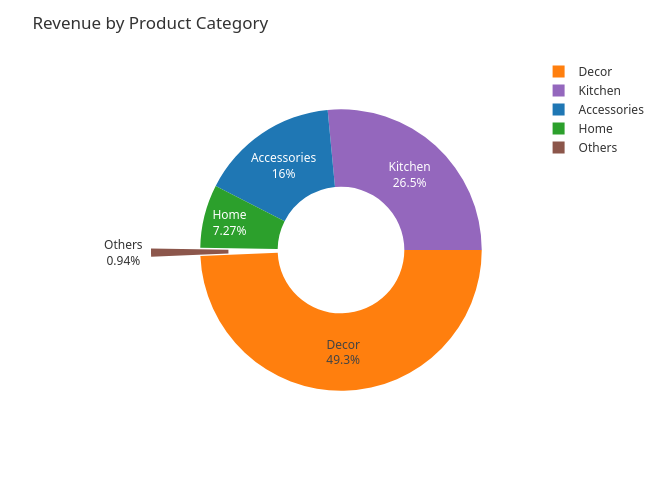

The notebook cell saved with this chart:
### Markdown cell above
### Revenue by Product Category

### Code cell
import pandas as pd
import plotly.express as px

df = pd.read_csv("../data/gold/category_revenue.csv")

# Group small categories into "Others"
threshold = 50000
df['Category'] = df.apply(
    lambda row: row['ProductCategory'] if row['TotalPrice'] >= threshold else 'Others',
    axis=1
)

df_grouped = df.groupby('Category', as_index=False)['TotalPrice'].sum()

fig = px.pie(
    df_grouped,
    names="Category",
    values="TotalPrice",
    hole=0.45,
    color="Category",
    color_discrete_sequence=[
        "#1F77B4", "#FF7F0E","#2CA02C","#9467BD", "#8C564B"
    ],
    title="Revenue by Product Category"
)

# Default: all labels inside
fig.update_traces(
    textinfo="label+percent",
    textposition="inside",
    pull=[0.35 if c == "Others" else 0 for c in df_grouped["Category"]],
    rotation=90
)

# --- Override ONLY the Others label to be outside ---
text_positions = []
for c in df_grouped["Category"]:
    if c == "Others":
        text_positions.append("outside")
    else:
        text_positions.append("inside")

fig.data[0].textposition = text_positions

fig.update_layout(
    width=650,
    height=500,
    margin=dict(l=0, r=0, t=40, b=0),
    font=dict(family="Segoe UI, Roboto, Arial", size=12, color="#333")
)

fig.show()

### Figure 1 — Plotly figure (JSON) as saved in the notebook; plotly's stock layout.template omitted (floating-point values rounded to 4 significant figures)
{"data": [{"customdata": [["Accessories"], ["Decor"], ["Home"], ["Kitchen"], ["Others"]], "domain": {"x": [0, 1], "y": [0, 1]}, "hole": 0.45, "hovertemplate": "Category=%{customdata[0]}<br>TotalPrice=%{value}<extra></extra>", "labels": ["Accessories", "Decor", "Home", "Kitchen", "Others"], "legendgroup": "", "marker": {"colors": ["#1F77B4", "#FF7F0E", "#2CA02C", "#9467BD", "#8C564B"]}, "name": "", "pull": [0, 0, 0, 0, 0.35], "rotation": 90, "showlegend": true, "textinfo": "label+percent", "textposition": ["inside", "inside", "inside", "inside", "outside"], "type": "pie", "values": [815400.0, 2518000.0, 371200.0, 1354000.0, 48000.0]}], "layout": {"font": {"color": "#333", "family": "Segoe UI, Roboto, Arial", "size": 12}, "height": 500, "legend": {"tracegroupgap": 0}, "margin": {"b": 0, "l": 0, "r": 0, "t": 40}, "piecolorway": ["#1F77B4", "#FF7F0E", "#2CA02C", "#9467BD", "#8C564B"], "title": {"text": "Revenue by Product Category"}, "width": 650}}
